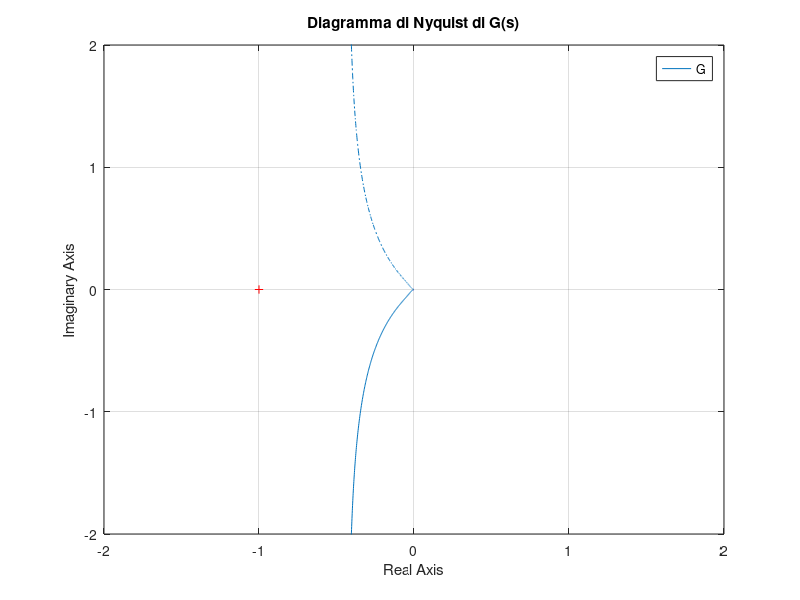

Reproduce this figure in MATLAB.
clear; clc; close all;

s = tf('s');
G = (10*(s + 5)) / (s * (s + 2) * (s + 20));

figure('Name', 'Diagramma di Nyquist', 'NumberTitle', 'off');
nyquist(G);
grid on;
axis([-2 2 -2 2]); % Zoom per vedere la curva vicino all'origine
title('Diagramma di Nyquist di G(s)');
